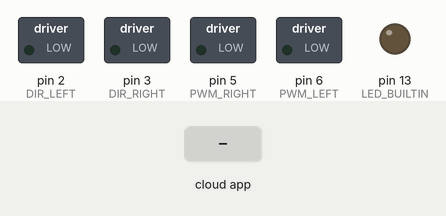
Bench run of a sketch on a simulated Arduino Uno, built with avr-gcc and run on an emulated ATmega328P. On the bench: switched loads named in the sketch (green lamp = pin HIGH), output pins drawn as LEDs (lit = HIGH). The test bench sets the inputs (shaded band). The ROS host is connected and sends only what is stated.

Above: at 1.2 s.
1.3 s: the phone or cloud app sets linear.x to -100
At 1.7 s:
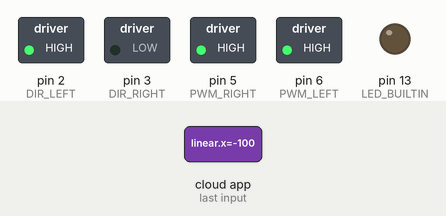
Timing chart, 0 to 4.3 s (numbered marks = the images above; inputs shaded):
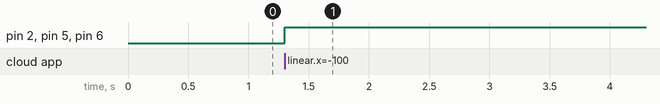

Measured:
- after the input at 1.3 s, pin 2 (DIR_LEFT), pin 5 (PWM_RIGHT), pin 6 (PWM_LEFT): LOW → HIGH at once

The sketch:

cmdvel.ino
```cpp
#include <ros.h>
#include <geometry_msgs/Twist.h>

#define PWM_RIGHT 5
#define DIR_RIGHT 3
#define PWM_LEFT 6
#define DIR_LEFT 2
#define MIN_PWM 50
#define MAX_PWM 150
#define KP 238 //proportional multiplier - adjust as needed. PWM = KP*cmd_vel.linear.x + PWM_MIN
#define KA 100 //this was a guess.. adjust as needed for turning responsiveness

//left and right offset are a crude way of making robot drive straight
//without feedback if robot turns right instead of going straight, increase left offset
//if robot turns left instead of going straight, increase right offset
#define LEFT_OFFSET 0
#define RIGHT_OFFSET 0

ros::NodeHandle nh;

geometry_msgs::Twist cmd_msg;
ros::Publisher chatter("test_cmd", &cmd_msg);

//this happens when cmd_vel message is recieved
void messageCb(const geometry_msgs::Twist& cmdVel)
{
  //Serial.println(cmdVel.angular.z );
  //nh.loginfo(cmdVel.angular.z );
  //set direction pins - switch the 1's and 0's if results are backwards on actual motors
  //chatter.publish(&cmdVel);
  //digitalWrite(LED_BUILTIN, HIGH);
  digitalWrite(DIR_LEFT, HIGH);
  digitalWrite(DIR_RIGHT, LOW);
  analogWrite(PWM_LEFT, 255);
  analogWrite(PWM_RIGHT, 255);
  delay(10);
//  if (cmdVel.linear.x > 0) // going forward
//  {
//    digitalWrite(DIR_LEFT, 1);
//    digitalWrite(DIR_RIGHT, 1);  if (cmdVel.linear.x > 0) // going forward
//  {
//    digitalWrite(DIR_LEFT, 1);
//    digitalWrite(DIR_RIGHT, 1);
//  }
//  else if (cmdVel.linear.x < 0) //going reverse
//  {
//    digitalWrite(DIR_LEFT, 0);
//    digitalWrite(DIR_RIGHT, 0);
//  }
//  else if (cmdVel.linear.x == 0 && cmdVel.angular.z > 0) //pivot to the left
//  {
//    digitalWrite(DIR_LEFT, 0);
//    digitalWrite(DIR_RIGHT, 1);
//  }
//  else //pivot to the right
//  {
//    digitalWrite(DIR_LEFT, 1);
//    digitalWrite(DIR_RIGHT, 0);
//  }
//
//  //set initial PWM values - start them equal according to linear.x
//  int leftPwmReq = KP * cmdVel.linear.x + MIN_PWM - LEFT_OFFSET;
//  int rightPwmReq = KP * cmdVel.linear.x + MIN_PWM - RIGHT_OFFSET;
//  //to turn, we simply slow one of them down by a multiplier of the angular .z
//  if (cmdVel.angular.z > 0) //turning to the left
//  {
//    leftPwmReq -= abs(cmdVel.linear.x * KA);
//  }
//  else if (cmdVel.angular.z < 0) //turning to the right by slowing right motor
//  {
//    rightPwmReq -= abs(cmdVel.linear.x * KA);
//  }
//
//  //ensure values at or below maximum allowable
//  leftPwmReq = (leftPwmReq > MAX_PWM) ? MAX_PWM : leftPwmReq;
//  rightPwmReq = (rightPwmReq > MAX_PWM) ? MAX_PWM : rightPwmReq;
//  }
//  else if (cmdVel.linear.x < 0) //going reverse
//  {
//    digitalWrite(DIR_LEFT, 0);
//    digitalWrite(DIR_RIGHT, 0);
//  }
//  else if (cmdVel.linear.x == 0 && cmdVel.angular.z > 0) //pivot to the left
//  {
//    digitalWrite(DIR_LEFT, 0);
//    digitalWrite(DIR_RIGHT, 1);
//  }
//  else //pivot to the right
//  {
//    digitalWrite(DIR_LEFT, 1);
//    digitalWrite(DIR_RIGHT, 0);
//  }
//
//  //set initial PWM values - start them equal according to linear.x
//  int leftPwmReq = KP * cmdVel.linear.x + MIN_PWM - LEFT_OFFSET;
//  int rightPwmReq = KP * cmdVel.linear.x + MIN_PWM - RIGHT_OFFSET;
//  //to turn, we simply slow one of them down by a multiplier of the angular .z
//  if (cmdVel.angular.z > 0) //turning to the left
//  {
//    leftPwmReq -= abs(cmdVel.linear.x * KA);
//  }
//  else if (cmdVel.angular.z < 0) //turning to the right by slowing right motor
//  {
//    rightPwmReq -= abs(cmdVel.linear.x * KA);
//  }
//
//  //ensure values at or below maximum allowable
//  leftPwmReq = (leftPwmReq > MAX_PWM) ? MAX_PWM : leftPwmReq;
//  rightPwmReq = (rightPwmReq > MAX_PWM) ? MAX_PWM : rightPwmReq;

  //actually output pwm values
  //  analogWrite(PWM_LEFT, leftPwmReq);
  //  analogWrite(PWM_RIGHT, rightPwmReq);

}

//subscribe to cmd_vel
ros::Subscriber<geometry_msgs::Twist> sub("cmd_vel", &messageCb);

void setup()
{
  pinMode(PWM_RIGHT, OUTPUT);
  pinMode(DIR_RIGHT, OUTPUT);
  pinMode(PWM_LEFT, OUTPUT);
  pinMode(DIR_LEFT, OUTPUT);
  analogWrite(PWM_LEFT, 0);
  analogWrite(PWM_RIGHT, 0);
  digitalWrite(DIR_LEFT, 0);
  digitalWrite(DIR_RIGHT, 0);
  pinMode(LED_BUILTIN, OUTPUT);
  //  analogWrite(PWM_LEFT, 255);
  //  analogWrite(PWM_RIGHT, 255);
  //  digitalWrite(DIR_LEFT, HIGH);
  //  digitalWrite(DIR_RIGHT, LOW);
  //nh.getHardware->setBaud(115200);
  nh.initNode();
  nh.advertise(chatter);
  nh.subscribe(sub);
  //Serial.begin (9600);
}

void loop()
{

  nh.spinOnce();
  delay(10);
}
```
